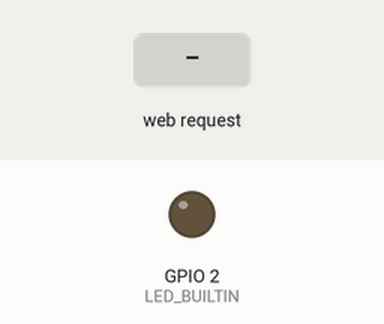
Bench run of a sketch on a simulated ESP8266 (NodeMCU). Shown: output pins drawn as LEDs (lit = HIGH, except the on-board LED, lit = LOW). The test bench sets the inputs (shaded band). WiFi joins after 1.5 s; servers stay silent unless stated; what the sketch prints to the serial monitor is not drawn.

Above: at 2.8 s.
2.9 s: HTTP request GET /on received
At 4.1 s:
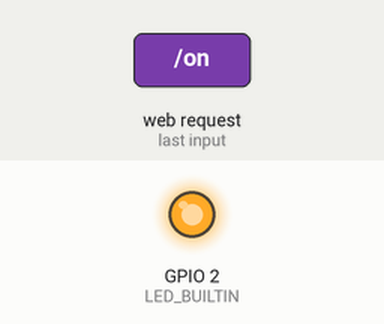
4.4 s: HTTP request GET /off received
At 5.4 s:
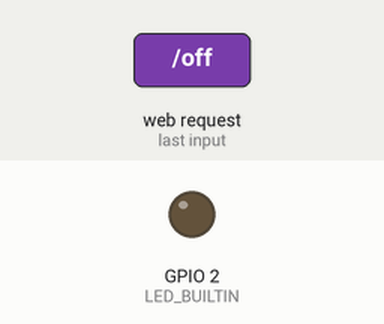
Timing chart, 0 to 7.4 s (numbered marks = the images above; inputs shaded):
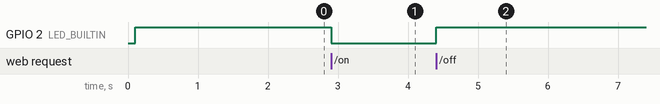

The sketch:

led_control_using_whatsapp.ino
```cpp
#include <ESP8266WiFi.h>
#include <ESP8266WebServer.h>

// WiFi credentials
const char* ssid = "";
const char* password = "";

// Set up web server on port 80
ESP8266WebServer server(80);

void setup() {
  Serial.begin(115200);
  delay(100);

  // Set built-in LED as output
  pinMode(LED_BUILTIN, OUTPUT);
  digitalWrite(LED_BUILTIN, HIGH); // OFF initially (inverted logic)

  // Connect to Wi-Fi
  WiFi.begin(ssid, password);
  Serial.print("Connecting to Wi-Fi");
  while (WiFi.status() != WL_CONNECTED) {
    delay(500);
    Serial.print(".");
  }
  Serial.println();
  Serial.print("Connected! IP address: ");
  Serial.println(WiFi.localIP());

  // Define routes
  server.on("/on", []() {
    digitalWrite(LED_BUILTIN, LOW); // ON (active low)
    server.send(200, "text/plain", "LED is ON");
  });

  server.on("/off", []() {
    digitalWrite(LED_BUILTIN, HIGH); // OFF
    server.send(200, "text/plain", "LED is OFF");
  });

  // Start server
  server.begin();
  Serial.println("Server started");
}

void loop() {
  server.handleClient();
}
```

Measured:
- after the input at 2.9 s, GPIO 2 (LED_BUILTIN): HIGH → LOW at once
- after the input at 4.4 s, GPIO 2 (LED_BUILTIN): LOW → HIGH at once
